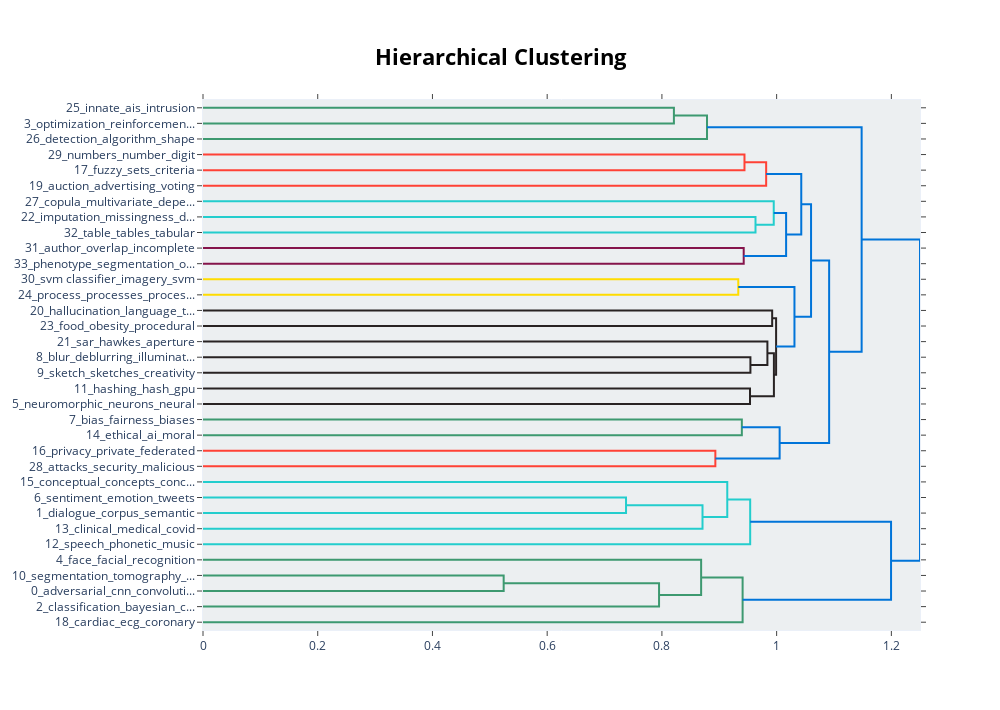

Here is the notebook cell this chart was saved with:
### Code cell
topic_model.visualize_hierarchy()

### Figure 1 — Plotly figure (JSON) as saved in the notebook; plotly's stock layout.template omitted (floating-point values rounded to 4 significant figures)
{"data": [{"hoverinfo": "text", "marker": {"color": "rgb(61,153,112)"}, "mode": "lines", "type": "scatter", "x": [0.0, 0.8209, 0.8209, 0.0], "xaxis": "x", "y": [-5.0, -5.0, -15.0, -15.0], "yaxis": "y"}, {"hoverinfo": "text", "marker": {"color": "rgb(61,153,112)"}, "mode": "lines", "type": "scatter", "x": [0.8209, 0.8786, 0.8786, 0.0], "xaxis": "x", "y": [-10.0, -10.0, -25.0, -25.0], "yaxis": "y"}, {"hoverinfo": "text", "marker": {"color": "rgb(255,65,54)"}, "mode": "lines", "type": "scatter", "x": [0.0, 0.9439, 0.9439, 0.0], "xaxis": "x", "y": [-35.0, -35.0, -45.0, -45.0], "yaxis": "y"}, {"hoverinfo": "text", "marker": {"color": "rgb(255,65,54)"}, "mode": "lines", "type": "scatter", "x": [0.9439, 0.9817, 0.9817, 0.0], "xaxis": "x", "y": [-40.0, -40.0, -55.0, -55.0], "yaxis": "y"}, {"hoverinfo": "text", "marker": {"color": "rgb(35,205,205)"}, "mode": "lines", "type": "scatter", "x": [0.0, 0.9632, 0.9632, 0.0], "xaxis": "x", "y": [-75.0, -75.0, -85.0, -85.0], "yaxis": "y"}, {"hoverinfo": "text", "marker": {"color": "rgb(35,205,205)"}, "mode": "lines", "type": "scatter", "x": [0.0, 0.995, 0.995, 0.9632], "xaxis": "x", "y": [-65.0, -65.0, -80.0, -80.0], "yaxis": "y"}, {"hoverinfo": "text", "marker": {"color": "rgb(133,20,75)"}, "mode": "lines", "type": "scatter", "x": [0.0, 0.9426, 0.9426, 0.0], "xaxis": "x", "y": [-95.0, -95.0, -105.0, -105.0], "yaxis": "y"}, {"hoverinfo": "text", "marker": {"color": "rgb(0,116,217)"}, "mode": "lines", "type": "scatter", "x": [0.995, 1.017, 1.017, 0.9426], "xaxis": "x", "y": [-72.5, -72.5, -100.0, -100.0], "yaxis": "y"}, {"hoverinfo": "text", "marker": {"color": "rgb(0,116,217)"}, "mode": "lines", "type": "scatter", "x": [0.9817, 1.043, 1.043, 1.017], "xaxis": "x", "y": [-47.5, -47.5, -86.25, -86.25], "yaxis": "y"}, {"hoverinfo": "text", "marker": {"color": "rgb(255,220,0)"}, "mode": "lines", "type": "scatter", "x": [0.0, 0.9331, 0.9331, 0.0], "xaxis": "x", "y": [-115.0, -115.0, -125.0, -125.0], "yaxis": "y"}, {"hoverinfo": "text", "marker": {"color": "rgb(40,35,35)"}, "mode": "lines", "type": "scatter", "x": [0.0, 0.9922, 0.9922, 0.0], "xaxis": "x", "y": [-135.0, -135.0, -145.0, -145.0], "yaxis": "y"}, {"hoverinfo": "text", "marker": {"color": "rgb(40,35,35)"}, "mode": "lines", "type": "scatter", "x": [0.0, 0.9543, 0.9543, 0.0], "xaxis": "x", "y": [-165.0, -165.0, -175.0, -175.0], "yaxis": "y"}, {"hoverinfo": "text", "marker": {"color": "rgb(40,35,35)"}, "mode": "lines", "type": "scatter", "x": [0.0, 0.9839, 0.9839, 0.9543], "xaxis": "x", "y": [-155.0, -155.0, -170.0, -170.0], "yaxis": "y"}, {"hoverinfo": "text", "marker": {"color": "rgb(40,35,35)"}, "mode": "lines", "type": "scatter", "x": [0.0, 0.9536, 0.9536, 0.0], "xaxis": "x", "y": [-185.0, -185.0, -195.0, -195.0], "yaxis": "y"}, {"hoverinfo": "text", "marker": {"color": "rgb(40,35,35)"}, "mode": "lines", "type": "scatter", "x": [0.9839, 0.9952, 0.9952, 0.9536], "xaxis": "x", "y": [-162.5, -162.5, -190.0, -190.0], "yaxis": "y"}, {"hoverinfo": "text", "marker": {"color": "rgb(40,35,35)"}, "mode": "lines", "type": "scatter", "x": [0.9922, 0.9991, 0.9991, 0.9952], "xaxis": "x", "y": [-140.0, -140.0, -176.2, -176.2], "yaxis": "y"}, {"hoverinfo": "text", "marker": {"color": "rgb(0,116,217)"}, "mode": "lines", "type": "scatter", "x": [0.9331, 1.031, 1.031, 0.9991], "xaxis": "x", "y": [-120.0, -120.0, -158.1, -158.1], "yaxis": "y"}, {"hoverinfo": "text", "marker": {"color": "rgb(0,116,217)"}, "mode": "lines", "type": "scatter", "x": [1.043, 1.06, 1.06, 1.031], "xaxis": "x", "y": [-66.88, -66.88, -139.1, -139.1], "yaxis": "y"}, {"hoverinfo": "text", "marker": {"color": "rgb(61,153,112)"}, "mode": "lines", "type": "scatter", "x": [0.0, 0.9393, 0.9393, 0.0], "xaxis": "x", "y": [-205.0, -205.0, -215.0, -215.0], "yaxis": "y"}, {"hoverinfo": "text", "marker": {"color": "rgb(255,65,54)"}, "mode": "lines", "type": "scatter", "x": [0.0, 0.8932, 0.8932, 0.0], "xaxis": "x", "y": [-225.0, -225.0, -235.0, -235.0], "yaxis": "y"}, {"hoverinfo": "text", "marker": {"color": "rgb(0,116,217)"}, "mode": "lines", "type": "scatter", "x": [0.9393, 1.005, 1.005, 0.8932], "xaxis": "x", "y": [-210.0, -210.0, -230.0, -230.0], "yaxis": "y"}, {"hoverinfo": "text", "marker": {"color": "rgb(0,116,217)"}, "mode": "lines", "type": "scatter", "x": [1.06, 1.092, 1.092, 1.005], "xaxis": "x", "y": [-103.0, -103.0, -220.0, -220.0], "yaxis": "y"}, {"hoverinfo": "text", "marker": {"color": "rgb(0,116,217)"}, "mode": "lines", "type": "scatter", "x": [0.8786, 1.148, 1.148, 1.092], "xaxis": "x", "y": [-17.5, -17.5, -161.5, -161.5], "yaxis": "y"}, {"hoverinfo": "text", "marker": {"color": "rgb(35,205,205)"}, "mode": "lines", "type": "scatter", "x": [0.0, 0.7375, 0.7375, 0.0], "xaxis": "x", "y": [-255.0, -255.0, -265.0, -265.0], "yaxis": "y"}, {"hoverinfo": "text", "marker": {"color": "rgb(35,205,205)"}, "mode": "lines", "type": "scatter", "x": [0.7375, 0.8708, 0.8708, 0.0], "xaxis": "x", "y": [-260.0, -260.0, -275.0, -275.0], "yaxis": "y"}, {"hoverinfo": "text", "marker": {"color": "rgb(35,205,205)"}, "mode": "lines", "type": "scatter", "x": [0.0, 0.9139, 0.9139, 0.8708], "xaxis": "x", "y": [-245.0, -245.0, -267.5, -267.5], "yaxis": "y"}, {"hoverinfo": "text", "marker": {"color": "rgb(35,205,205)"}, "mode": "lines", "type": "scatter", "x": [0.9139, 0.9539, 0.9539, 0.0], "xaxis": "x", "y": [-256.2, -256.2, -285.0, -285.0], "yaxis": "y"}, {"hoverinfo": "text", "marker": {"color": "rgb(61,153,112)"}, "mode": "lines", "type": "scatter", "x": [0.0, 0.5242, 0.5242, 0.0], "xaxis": "x", "y": [-305.0, -305.0, -315.0, -315.0], "yaxis": "y"}, {"hoverinfo": "text", "marker": {"color": "rgb(61,153,112)"}, "mode": "lines", "type": "scatter", "x": [0.5242, 0.795, 0.795, 0.0], "xaxis": "x", "y": [-310.0, -310.0, -325.0, -325.0], "yaxis": "y"}, {"hoverinfo": "text", "marker": {"color": "rgb(61,153,112)"}, "mode": "lines", "type": "scatter", "x": [0.0, 0.8684, 0.8684, 0.795], "xaxis": "x", "y": [-295.0, -295.0, -317.5, -317.5], "yaxis": "y"}, {"hoverinfo": "text", "marker": {"color": "rgb(61,153,112)"}, "mode": "lines", "type": "scatter", "x": [0.8684, 0.9407, 0.9407, 0.0], "xaxis": "x", "y": [-306.2, -306.2, -335.0, -335.0], "yaxis": "y"}, {"hoverinfo": "text", "marker": {"color": "rgb(0,116,217)"}, "mode": "lines", "type": "scatter", "x": [0.9539, 1.199, 1.199, 0.9407], "xaxis": "x", "y": [-270.6, -270.6, -320.6, -320.6], "yaxis": "y"}, {"hoverinfo": "text", "marker": {"color": "rgb(0,116,217)"}, "mode": "lines", "type": "scatter", "x": [1.148, 1.25, 1.25, 1.199], "xaxis": "x", "y": [-89.49, -89.49, -295.6, -295.6], "yaxis": "y"}], "layout": {"autosize": false, "height": 710, "hoverlabel": {"bgcolor": "white", "font": {"family": "Rockwell", "size": 16}}, "hovermode": "closest", "plot_bgcolor": "#ECEFF1", "showlegend": false, "title": {"font": {"color": "Black", "size": 22}, "text": "<b>Hierarchical Clustering</b>", "x": 0.5, "xanchor": "center", "yanchor": "top"}, "width": 1000, "xaxis": {"mirror": "allticks", "rangemode": "tozero", "showgrid": false, "showline": true, "showticklabels": true, "ticks": "outside", "type": "linear", "zeroline": false}, "yaxis": {"mirror": "allticks", "range": [-340, 0], "rangemode": "tozero", "showgrid": false, "showline": true, "showticklabels": true, "tickmode": "array", "ticks": "outside", "ticktext": ["25_innate_ais_intrusion", "3_optimization_reinforcemen...", "26_detection_algorithm_shape", "29_numbers_number_digit", "17_fuzzy_sets_criteria", "19_auction_advertising_voting", "27_copula_multivariate_depe...", "22_imputation_missingness_d...", "32_table_tables_tabular", "31_author_overlap_incomplete", "33_phenotype_segmentation_o...", "30_svm classifier_imagery_svm", "24_process_processes_proces...", "20_hallucination_language_t...", "23_food_obesity_procedural", "21_sar_hawkes_aperture", "8_blur_deblurring_illuminat...", "9_sketch_sketches_creativity", "11_hashing_hash_gpu", "5_neuromorphic_neurons_neural", "7_bias_fairness_biases", "14_ethical_ai_moral", "16_privacy_private_federated", "28_attacks_security_malicious", "15_conceptual_concepts_conc...", "6_sentiment_emotion_tweets", "1_dialogue_corpus_semantic", "13_clinical_medical_covid", "12_speech_phonetic_music", "4_face_facial_recognition", "10_segmentation_tomography_...", "0_adversarial_cnn_convoluti...", "2_classification_bayesian_c...", "18_cardiac_ecg_coronary"], "tickvals": [-5, -15, -25, -35, -45, -55, -65, -75, -85, -95, -105, -115, -125, -135, -145, -155, -165, -175, -185, -195, -205, -215, -225, -235, -245, -255, -265, -275, -285, -295, -305, -315, -325, -335], "type": "linear", "zeroline": false}}}
